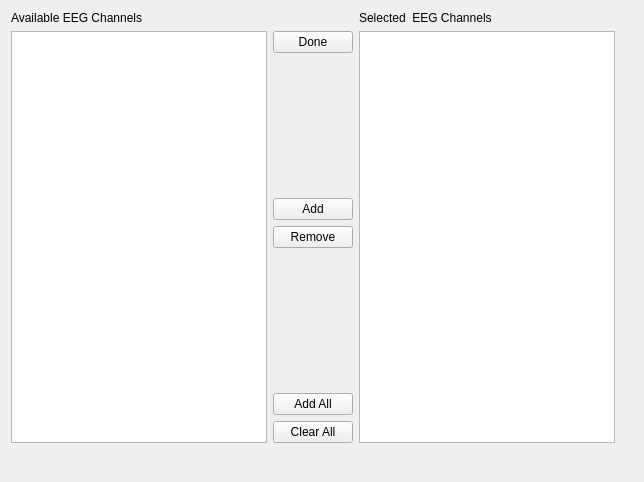
<?xml version="1.0" encoding="UTF-8"?>
<ui version="4.0">
 <class>BandpowerChannelSelectionView</class>
 <widget class="QWidget" name="BandpowerChannelSelectionView">
  <property name="geometry">
   <rect>
    <x>0</x>
    <y>0</y>
    <width>644</width>
    <height>482</height>
   </rect>
  </property>
  <property name="sizePolicy">
   <sizepolicy hsizetype="Preferred" vsizetype="Preferred">
    <horstretch>0</horstretch>
    <verstretch>0</verstretch>
   </sizepolicy>
  </property>
  <property name="windowTitle">
   <string>Form</string>
  </property>
  <layout class="QGridLayout" name="gridLayout_2">
   <item row="0" column="0">
    <layout class="QGridLayout" name="gridLayout">
     <item row="0" column="0">
      <widget class="QLabel" name="m_qLabel_AvailableChannels">
       <property name="text">
        <string>Available EEG Channels</string>
       </property>
      </widget>
     </item>
     <item row="0" column="2">
      <widget class="QLabel" name="m_qLabel_SelectedChannels">
       <property name="text">
        <string>Selected  EEG Channels</string>
       </property>
      </widget>
     </item>
     <item row="1" column="0" rowspan="7">
      <widget class="QListWidget" name="m_qListWidget_AvailableChannels">
       <property name="sizePolicy">
        <sizepolicy hsizetype="Minimum" vsizetype="Expanding">
         <horstretch>0</horstretch>
         <verstretch>0</verstretch>
        </sizepolicy>
       </property>
       <property name="minimumSize">
        <size>
         <width>150</width>
         <height>0</height>
        </size>
       </property>
      </widget>
     </item>
     <item row="1" column="1">
      <widget class="QPushButton" name="m_qPushButton_Done">
       <property name="sizePolicy">
        <sizepolicy hsizetype="Minimum" vsizetype="Fixed">
         <horstretch>0</horstretch>
         <verstretch>0</verstretch>
        </sizepolicy>
       </property>
       <property name="text">
        <string>Done</string>
       </property>
      </widget>
     </item>
     <item row="1" column="2" rowspan="7">
      <widget class="QListWidget" name="m_qListWidget_SelectedChannels">
       <property name="sizePolicy">
        <sizepolicy hsizetype="Minimum" vsizetype="Expanding">
         <horstretch>0</horstretch>
         <verstretch>0</verstretch>
        </sizepolicy>
       </property>
       <property name="minimumSize">
        <size>
         <width>150</width>
         <height>0</height>
        </size>
       </property>
      </widget>
     </item>
     <item row="2" column="1">
      <spacer name="m_qVerticalSpacer_inline2">
       <property name="orientation">
        <enum>Qt::Vertical</enum>
       </property>
       <property name="sizeHint" stdset="0">
        <size>
         <width>20</width>
         <height>40</height>
        </size>
       </property>
      </spacer>
     </item>
     <item row="3" column="1">
      <widget class="QPushButton" name="m_qPushButton_AddSelection">
       <property name="sizePolicy">
        <sizepolicy hsizetype="Minimum" vsizetype="Fixed">
         <horstretch>0</horstretch>
         <verstretch>0</verstretch>
        </sizepolicy>
       </property>
       <property name="text">
        <string>Add</string>
       </property>
      </widget>
     </item>
     <item row="4" column="1">
      <widget class="QPushButton" name="m_qPushButton_RemoveSelection">
       <property name="sizePolicy">
        <sizepolicy hsizetype="Minimum" vsizetype="Fixed">
         <horstretch>0</horstretch>
         <verstretch>0</verstretch>
        </sizepolicy>
       </property>
       <property name="text">
        <string>Remove</string>
       </property>
      </widget>
     </item>
     <item row="5" column="1">
      <spacer name="m_qVerticalSpacer_inline">
       <property name="orientation">
        <enum>Qt::Vertical</enum>
       </property>
       <property name="sizeHint" stdset="0">
        <size>
         <width>20</width>
         <height>40</height>
        </size>
       </property>
      </spacer>
     </item>
     <item row="6" column="1">
      <widget class="QPushButton" name="m_qPushButton_AddAll">
       <property name="sizePolicy">
        <sizepolicy hsizetype="Minimum" vsizetype="Fixed">
         <horstretch>0</horstretch>
         <verstretch>0</verstretch>
        </sizepolicy>
       </property>
       <property name="text">
        <string>Add All</string>
       </property>
      </widget>
     </item>
     <item row="7" column="1">
      <widget class="QPushButton" name="m_qPushButton_ClearAll">
       <property name="sizePolicy">
        <sizepolicy hsizetype="Minimum" vsizetype="Fixed">
         <horstretch>0</horstretch>
         <verstretch>0</verstretch>
        </sizepolicy>
       </property>
       <property name="text">
        <string>Clear All</string>
       </property>
      </widget>
     </item>
    </layout>
   </item>
   <item row="0" column="1">
    <spacer name="m_qHorizontalSpacer_Margin">
     <property name="orientation">
      <enum>Qt::Horizontal</enum>
     </property>
     <property name="sizeHint" stdset="0">
      <size>
       <width>14</width>
       <height>20</height>
      </size>
     </property>
    </spacer>
   </item>
   <item row="1" column="0">
    <spacer name="m_qVerticalSpacer_Margin">
     <property name="orientation">
      <enum>Qt::Vertical</enum>
     </property>
     <property name="sizeType">
      <enum>QSizePolicy::Preferred</enum>
     </property>
     <property name="sizeHint" stdset="0">
      <size>
       <width>20</width>
       <height>28</height>
      </size>
     </property>
    </spacer>
   </item>
  </layout>
 </widget>
 <resources/>
 <connections/>
</ui>
